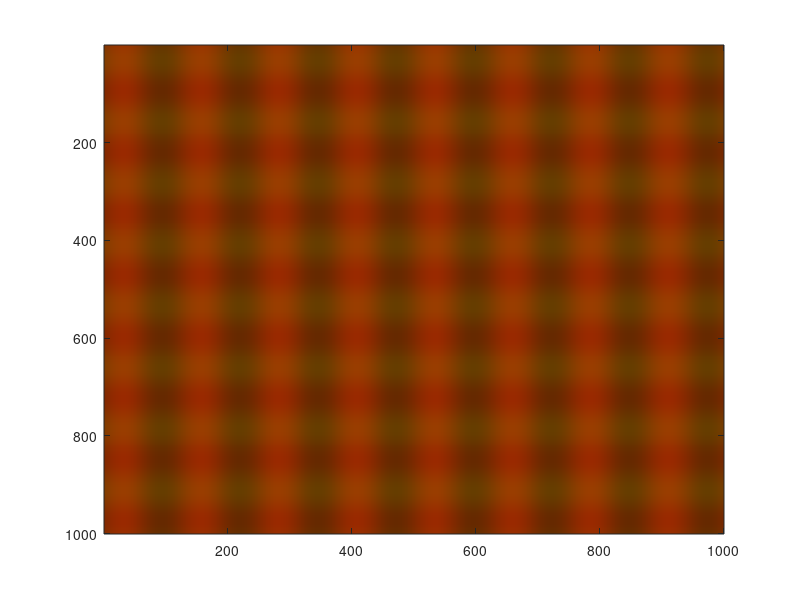

Reproduce this figure in MATLAB.
%rivalry.m generates two perpendicular sine wave gratings
% strength = [1,0.9] %for equal strong salience
 strength=[1,0.4] %or 0.6,1] for strong + bias
%strength=[.3,.3] for balanced at low intenstiy
% strength=[.4,.3] for bias near threshold

N=1000
t=.05*[1:N];
tt=t+3.14;% or t+60
v=0.5*(1+.2*sin(t));
vv=0.5*(1+.2*sin(tt));
%v=log(v+1);
%vv=log(vv+1);
x=ones(1,N);
V=x'*v;
Vp=x'*vv;
VV=V';
W=cat(3,strength(1)*V,strength(2)*VV);
X=cat(3,W,zeros(N));
%WW=cat(3,V,Vp);
%XX=cat(3,WW,zeros(N));
figure(1)
image(X)
%figure(2)
%image(XX)

%figure(3)
%imagesc(V,[0 1]);colormap(gray);